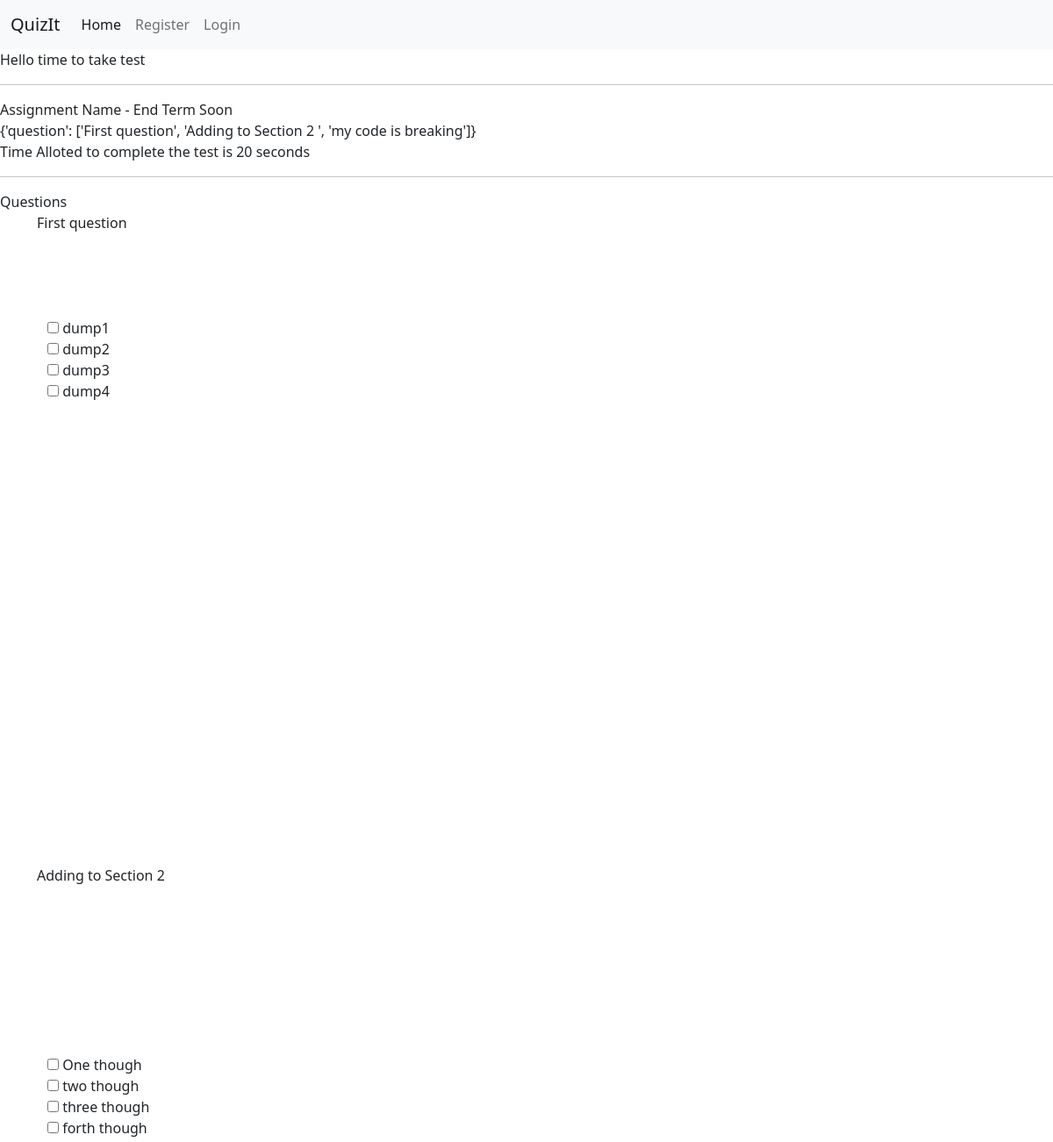
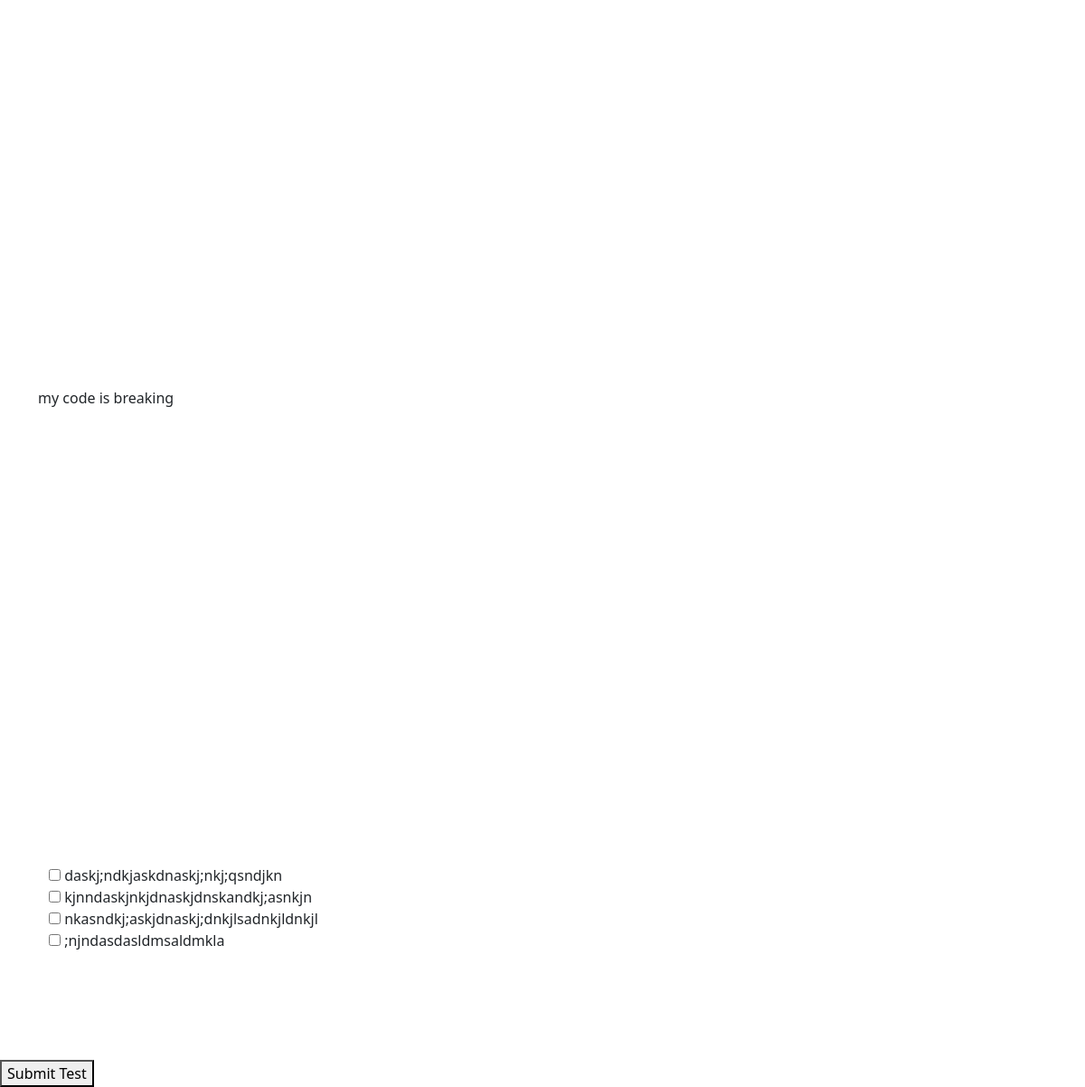
/assessments/test/17/, run on the app's committed database (2 pictures, top to bottom).
### quiz/models.py (models this page shows, shortened)
class Assessment(models.Model):
    user = models.ForeignKey(User, null=False, on_delete=models.CASCADE)
    name = models.CharField(max_length=255, default="Exam")
    duration = models.IntegerField(default=1)
    time = models.DateTimeField(auto_now_add=True)
    released = models.BooleanField(default=False)

class QuestionSet(models.Model):
    assessment = models.ForeignKey(
        Assessment, null=False, on_delete=models.CASCADE)
    section = models.ForeignKey(Section, null=False, on_delete=models.CASCADE)
    questionTitle = models.CharField(
        max_length=1023, default="question statement")
    mark = models.IntegerField()
    multiChoice = models.BooleanField(default=False)

class OptionSet(models.Model):
    Question = models.ForeignKey(
        QuestionSet, null=True, on_delete=models.CASCADE)
    optionStatement = models.CharField(
        max_length=1023, default="No Statement Provided")
    correct = models.BooleanField(default=False)

### quiz/views.py (the view)
# urls.py: path('assessments/test/<int:pk>/', testAssessment, name="testAssessment"),
def testAssessment(request, pk):
    assessment = Assessment.objects.get(id=pk)
    questions = QuestionSet.objects.filter(assessment=assessment)
    options = OptionSet.objects.all()
    data = {'question': []}
    for ques in questions:
        data['question'].append(ques.questionTitle)
        print(ques.questionTitle)
    print(data)
    return render(request, 'takeTest.html', {"assessment": assessment, "questions": questions, "options": options, 'data': data})

### quiz/templates/takeTest.html (shortened to what this page needs)
{% extends 'base.html' %} {% block content %} Hello time to take test
<hr />
Assignment Name - {{assessment.name}}
<br>
{{data}}
<br>
Time Alloted to complete the test is {{assessment.duration}} seconds
<hr />
        Questions
<br />
<div class="container">
    {% for ques in questions %}
    {{ques.questionTitle}}
    <br>
    <div class="container">
        {% for opt in options %}
        {% if ques == opt.Question %}
        <input type="checkbox" id="{{ques.pk}}-{{opt.pk}}">
        <label for="vehicle1"> {{opt.optionStatement}}</label><br>
        {% else %}
        <br>
        {% endif %}
        {% endfor %}
    </div>
    <br />
    {% endfor %}
</div>
<button onclick="myFunction()">Submit Test</button>
{% endblock content%}

### data on the page
Assessment: name "End Term Soon", duration "20"
QuestionSet: questionTitle "First question"
OptionSet: optionStatement "dump1"
OptionSet: optionStatement "dump2"
OptionSet: optionStatement "dump3"
OptionSet: optionStatement "dump4"
QuestionSet: questionTitle "Adding to Section 2"
OptionSet: optionStatement "One though"
OptionSet: optionStatement "two though"
OptionSet: optionStatement "three though"
OptionSet: optionStatement "forth though"
QuestionSet: questionTitle "my code is breaking"
OptionSet: optionStatement "daskj;ndkjaskdnaskj;nkj;qsndjkn"
OptionSet: optionStatement "kjnndaskjnkjdnaskjdnskandkj;asnkjn"
OptionSet: optionStatement "nkasndkj;askjdnaskj;dnkjlsadnkjldnkjl"
OptionSet: optionStatement ";njndasdasldmsaldmkla"

### other printed values
{{ data }} "{'question': ['First question', 'Adding to Section 2 ', 'my code is breaking']}"
